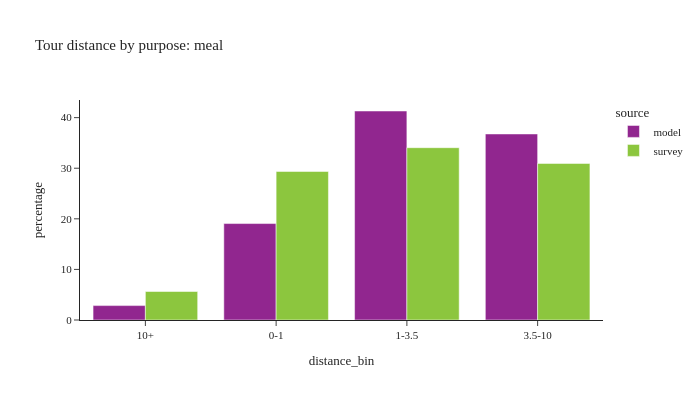

Notebook source saved alongside this figure:
### Code cell
plot_bins(tour, pl.col('pdpurp') == 6, 'meal')

### Figure 1 — Plotly figure (JSON) as saved in the notebook; plotly's stock layout.template omitted (floating-point values rounded to 4 significant figures)
{"data": [{"alignmentgroup": "True", "customdata": [[9277], [62141], [134652], [119860]], "hovertemplate": "source=model<br>distance_bin=%{x}<br>percentage=%{y}<br>sample count=%{customdata[0]}<extra></extra>", "legendgroup": "model", "marker": {"color": "#91268F", "pattern": {"shape": ""}}, "name": "model", "offsetgroup": "model", "orientation": "v", "showlegend": true, "textposition": "auto", "type": "bar", "x": ["10+", "0-1", "1-3.5", "3.5-10"], "xaxis": "x", "y": [2.846, 19.07, 41.31, 36.77], "yaxis": "y"}, {"alignmentgroup": "True", "customdata": [[170], [155], [126], [53]], "hovertemplate": "source=survey<br>distance_bin=%{x}<br>percentage=%{y}<br>sample count=%{customdata[0]}<extra></extra>", "legendgroup": "survey", "marker": {"color": "#8CC63E", "pattern": {"shape": ""}}, "name": "survey", "offsetgroup": "survey", "orientation": "v", "showlegend": true, "textposition": "auto", "type": "bar", "x": ["1-3.5", "0-1", "3.5-10", "10+"], "xaxis": "x", "y": [34.06, 29.36, 30.95, 5.633], "yaxis": "y"}], "layout": {"barmode": "group", "font": {"size": 11}, "height": 400, "legend": {"title": {"text": "source"}, "tracegroupgap": 0}, "title": {"text": "Tour distance by purpose: meal"}, "width": 700, "xaxis": {"anchor": "y", "domain": [0.0, 1.0], "title": {"text": "distance_bin"}}, "yaxis": {"anchor": "x", "domain": [0.0, 1.0], "title": {"text": "percentage"}}}}
